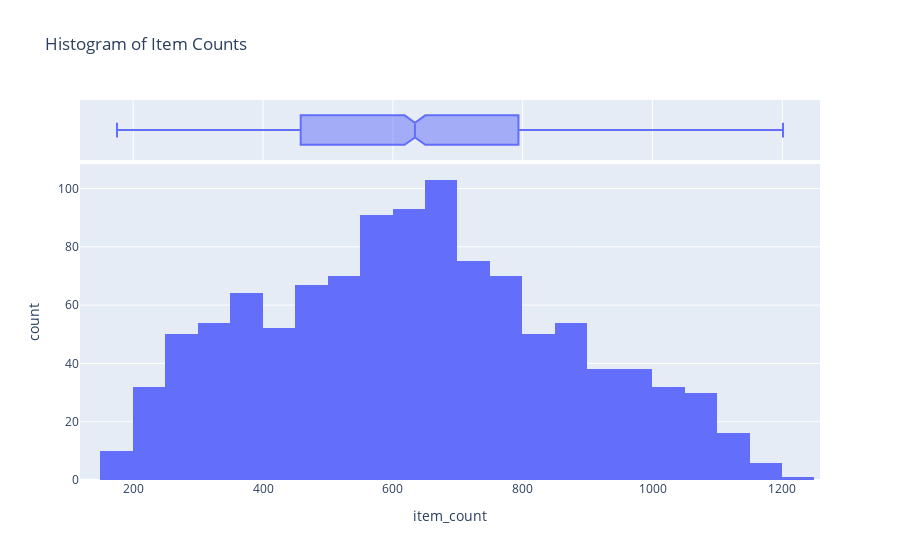

The code cell stored with this chart in its notebook:
### Markdown cell above
## Using Plotly

### Code cell
import plotly.express as px

df_plot = df_sales[["date", "item_count"]].groupby("date").sum().reset_index()
fig = px.histogram(df_plot, x='item_count', title='Histogram of Item Counts', marginal="box")
fig.update_layout(bargap=0.0,bargroupgap=0.0)
# fig.update_layout(width=1200) 
fig.show()

### Figure 1 — Plotly figure (JSON) as saved in the notebook; plotly's stock layout.template omitted (floating-point values rounded to 4 significant figures; data arrays with more than 128 entries replaced by an {"elided": "..."} marker saying what was removed)
{"data": [{"alignmentgroup": "True", "bingroup": "x", "hovertemplate": "item_count=%{x}<br>count=%{y}<extra></extra>", "legendgroup": "", "marker": {"color": "#636efa", "pattern": {"shape": ""}}, "name": "", "offsetgroup": "", "orientation": "v", "showlegend": false, "type": "histogram", "x": {"elided": "1096 int values"}, "xaxis": "x", "yaxis": "y"}, {"alignmentgroup": "True", "hovertemplate": "item_count=%{x}<extra></extra>", "legendgroup": "", "marker": {"color": "#636efa"}, "name": "", "notched": true, "offsetgroup": "", "showlegend": false, "type": "box", "x": {"elided": "1096 int values"}, "xaxis": "x2", "yaxis": "y2"}], "layout": {"bargap": 0, "bargroupgap": 0, "barmode": "relative", "legend": {"tracegroupgap": 0}, "title": {"text": "Histogram of Item Counts"}, "xaxis": {"anchor": "y", "domain": [0, 1], "title": {"text": "item_count"}}, "xaxis2": {"anchor": "y2", "domain": [0, 1], "matches": "x", "showgrid": true, "showticklabels": false}, "yaxis": {"anchor": "x", "domain": [0, 0.8316], "title": {"text": "count"}}, "yaxis2": {"anchor": "x2", "domain": [0.8416, 1], "matches": "y2", "showgrid": false, "showline": false, "showticklabels": false, "ticks": ""}}}
